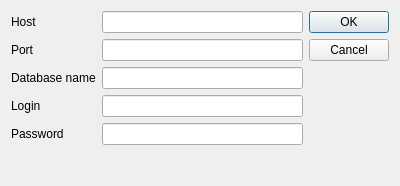
<?xml version="1.0" encoding="UTF-8"?>
<ui version="4.0">
 <class>OpenDialog</class>
 <widget class="QDialog" name="OpenDialog">
  <property name="geometry">
   <rect>
    <x>0</x>
    <y>0</y>
    <width>400</width>
    <height>186</height>
   </rect>
  </property>
  <property name="windowTitle">
   <string>Connection</string>
  </property>
  <layout class="QHBoxLayout" name="horizontalLayout">
   <item>
    <layout class="QFormLayout" name="formLayout">
     <item row="1" column="0">
      <widget class="QLabel" name="HostLabel">
       <property name="text">
        <string>Host</string>
       </property>
      </widget>
     </item>
     <item row="1" column="1">
      <widget class="QLineEdit" name="HostLineEdit">
       <property name="text">
        <string/>
       </property>
       <property name="echoMode">
        <enum>QLineEdit::Normal</enum>
       </property>
      </widget>
     </item>
     <item row="2" column="0">
      <widget class="QLabel" name="PortLabel">
       <property name="text">
        <string>Port</string>
       </property>
      </widget>
     </item>
     <item row="2" column="1">
      <widget class="QLineEdit" name="PortLineEdit"/>
     </item>
     <item row="3" column="0">
      <widget class="QLabel" name="DBLabel">
       <property name="text">
        <string>Database name</string>
       </property>
      </widget>
     </item>
     <item row="3" column="1">
      <widget class="QLineEdit" name="DBLineEdit"/>
     </item>
     <item row="5" column="0">
      <widget class="QLabel" name="LoginLabel">
       <property name="text">
        <string>Login</string>
       </property>
      </widget>
     </item>
     <item row="5" column="1">
      <widget class="QLineEdit" name="LoginLineEdit"/>
     </item>
     <item row="6" column="0">
      <widget class="QLabel" name="PasswordLabel">
       <property name="text">
        <string>Password</string>
       </property>
      </widget>
     </item>
     <item row="6" column="1">
      <widget class="QLineEdit" name="PasswordLineEdit">
       <property name="echoMode">
        <enum>QLineEdit::Password</enum>
       </property>
      </widget>
     </item>
    </layout>
   </item>
   <item>
    <widget class="QDialogButtonBox" name="CancelButton">
     <property name="locale">
      <locale language="English" country="UnitedStates"/>
     </property>
     <property name="orientation">
      <enum>Qt::Vertical</enum>
     </property>
     <property name="standardButtons">
      <set>QDialogButtonBox::Cancel|QDialogButtonBox::Ok</set>
     </property>
    </widget>
   </item>
  </layout>
 </widget>
 <resources/>
 <connections>
  <connection>
   <sender>CancelButton</sender>
   <signal>accepted()</signal>
   <receiver>OpenDialog</receiver>
   <slot>accept()</slot>
   <hints>
    <hint type="sourcelabel">
     <x>248</x>
     <y>254</y>
    </hint>
    <hint type="destinationlabel">
     <x>157</x>
     <y>274</y>
    </hint>
   </hints>
  </connection>
  <connection>
   <sender>CancelButton</sender>
   <signal>rejected()</signal>
   <receiver>OpenDialog</receiver>
   <slot>reject()</slot>
   <hints>
    <hint type="sourcelabel">
     <x>316</x>
     <y>260</y>
    </hint>
    <hint type="destinationlabel">
     <x>286</x>
     <y>274</y>
    </hint>
   </hints>
  </connection>
 </connections>
</ui>
